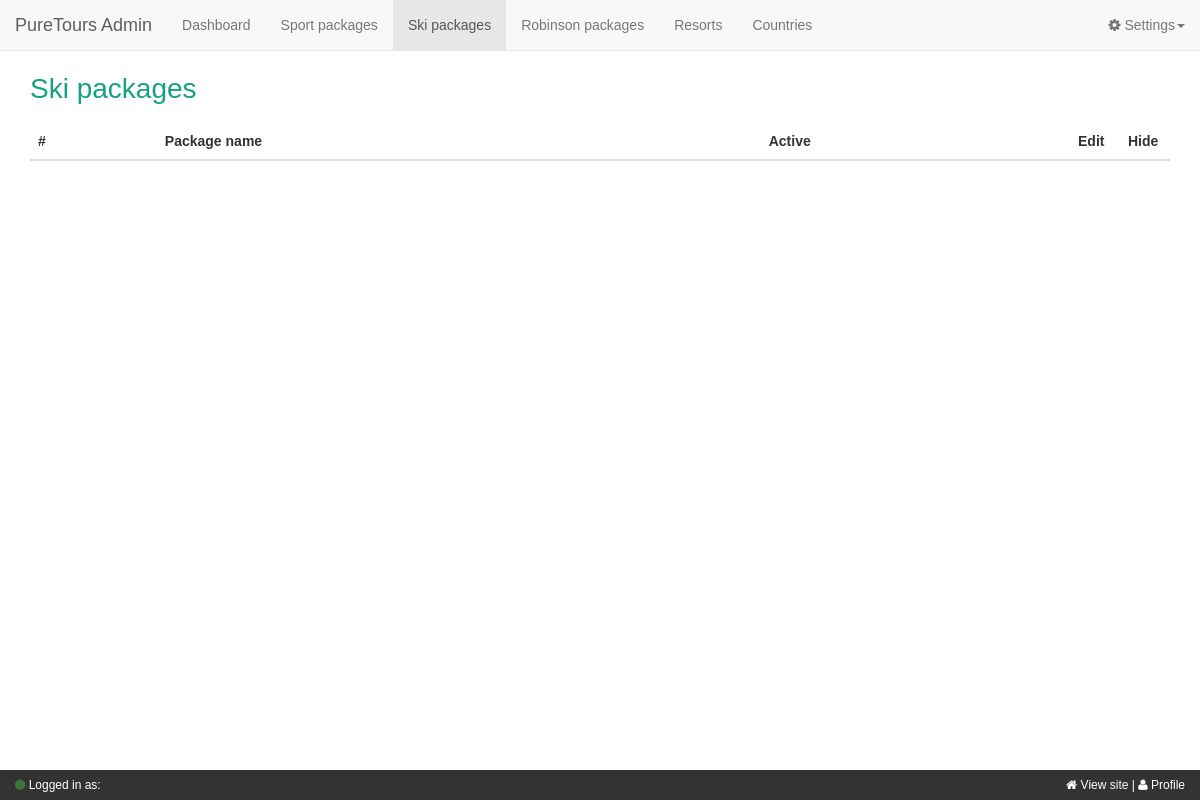
The app's page /index.php/admin_ski_packages, older data.
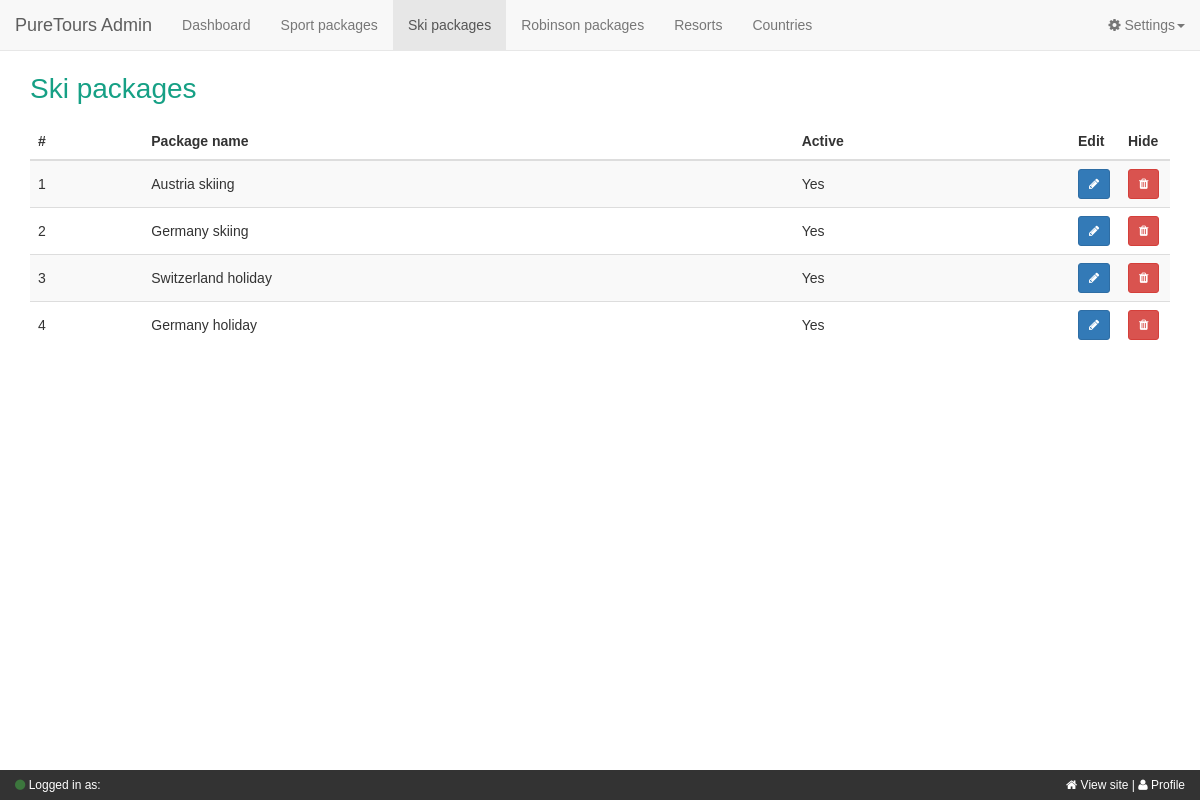
The same page, newer data.
### tables this page shows
CREATE TABLE `package` (
  `package_id` int(11) unsigned NOT NULL AUTO_INCREMENT,
  `package_name` varchar(80) DEFAULT NULL,
  `package_description` text,
  `package_category_id` int(11) unsigned DEFAULT NULL,
  `active` tinyint(1) DEFAULT '1',
  `date_available` datetime DEFAULT NULL,
  `date_end` datetime DEFAULT NULL,
  `date_created` timestamp NULL DEFAULT CURRENT_TIMESTAMP,
  `date_updated` datetime DEFAULT NULL,
  `tags` varchar(128) DEFAULT NULL,
  `base_price` decimal(12,2) DEFAULT NULL,
  `duration` int(11) DEFAULT NULL,
  `inclusion_id` int(11) unsigned DEFAULT NULL,
  `exclusion_id` int(11) unsigned DEFAULT NULL,
  `banner` varchar(128) DEFAULT NULL,
  PRIMARY KEY (`package_id`)
);

### application/core/MY_Controller.php (called while the page is built, shortened)
<?php defined('BASEPATH') OR exit('No direct script access allowed');
class MY_Controller extends CI_Controller
{
    public function __construct()
    {
        $this->load->library('session');
        $this->load->library('resources');
        $this->load->library('responder');
    }
    protected function layout_cms($layout = 'cms/_layout_main')
    {
        $this->load->view($layout);
    }
}

### application/controllers/Admin_ski_packages.php (called while the page is built, shortened)
<?php defined('BASEPATH') OR exit('No direct script access allowed');
class Admin_ski_packages extends MY_Controller {
    public function index()
    {
        $this->layout_cms();
    }
}

### index.php (called while the page is built, shortened)
<?php
require_once BASEPATH . 'core/CodeIgniter.php';

### application/classes/oPackage.php (called while the page is built, shortened)
<?php
    class oPackage
    {
        public function __construct($package = NULL)
        {
            if ( ! is_null($package))
            {
                $this->package_name = $package->package_name;
            }
        }
    }

### application/core/MY_Model.php (called while the page is built, shortened)
<?php defined('BASEPATH') OR exit('No direct script access allowed');
class MY_Model extends CI_Model
{
    protected function get_query_from_file($path, $query)
    {
        $base_path = APPPATH . "stored_procedures" . DIRECTORY_SEPARATOR;
        try {
            $query = file_get_contents($base_path . $path . DIRECTORY_SEPARATOR . $query);
            $query = str_replace('\n', ' ', $query);
            return $query;
        } catch (Exception $ex) {
            var_dump($ex->getMessage());
        }
        return false;
    }
}

### application/models/Package_m.php (called while the page is built, shortened)
<?php
require_once APPPATH.'classes/oPackage.php';
class Package_m extends MY_Model
{
    public function get_category_packages($category_id, $start = 0, $end = 10)
    {
        $query = $this->get_query_from_file('package', 'get_category_packages.sql');
        $query = str_replace('{$category_id}', $category_id, $query);
        $query = str_replace('{$start}', $start, $query);
        $query = str_replace('{$end}', $end, $query);
        $result = $this->db->query($query);
        $packages = array();
        foreach ($result->result() as $package) {
            $packages[] = new \PT_Classes\oPackage($package);
        }
        return $packages;
    }
}

### application/views/cms/pages/ski_packages/index.php (the view)
<div id="sport-packages">
    <div class="container">
        <div class="row">
            <div class="col-md-12">
                <h1 class="text-ski">Ski packages</h1>
            </div>
        </div>
        <div class="row">
            <div class="col-xs-12">
                <table class="table table-striped">
                    <thead>
                        <tr>
                            <th>#</th>
                            <th>Package name</th>
                            <th>Active</th>
                            <th width="50">Edit</th>
                            <th width="50">Hide</th>
                        </tr>
                    </thead>
                    <tbody>
                    <?php $i = 1; foreach ($this->resources->data['packages'] as $package): ?>
                        <tr>
                            <td><?php echo $i; ?></td>
                            <td><?php echo $package->package_name; ?></td>
                            <td>Yes</td>
                            <td><button class="btn btn-sm btn-primary"><i class="fa fa-pencil"></i></button></td>
                            <td><button class="btn btn-sm btn-danger"><i class="fa fa-trash"></i></button></td>
                        </tr>
                        <?php $i++; endforeach; ?>
                    </tbody>
                </table>
            </div>
        </div>
    </div>
</div>

### application/views/cms/_layout_main.php (shortened to what the changed rows need)
<!DOCTYPE html>
<html lang="en">
<head>
    <?php foreach ($this->resources->css as $css): ?>
        <link rel="stylesheet" href="<?php echo base_url($css) ?>"/>
    <?php endforeach; ?>
</head>
<body>
<main>
    <?php foreach ($this->resources->views as $view): ?>
        <?php $this->load->view($view); ?>
    <?php endforeach; ?>
</main>
</body>
</html>

Row changes from the older to the newer data that the page shows:
added package: package_name "Austria skiing"
added package: package_name "Germany skiing"
added package: package_name "Switzerland holiday"
added package: package_name "Germany holiday"
